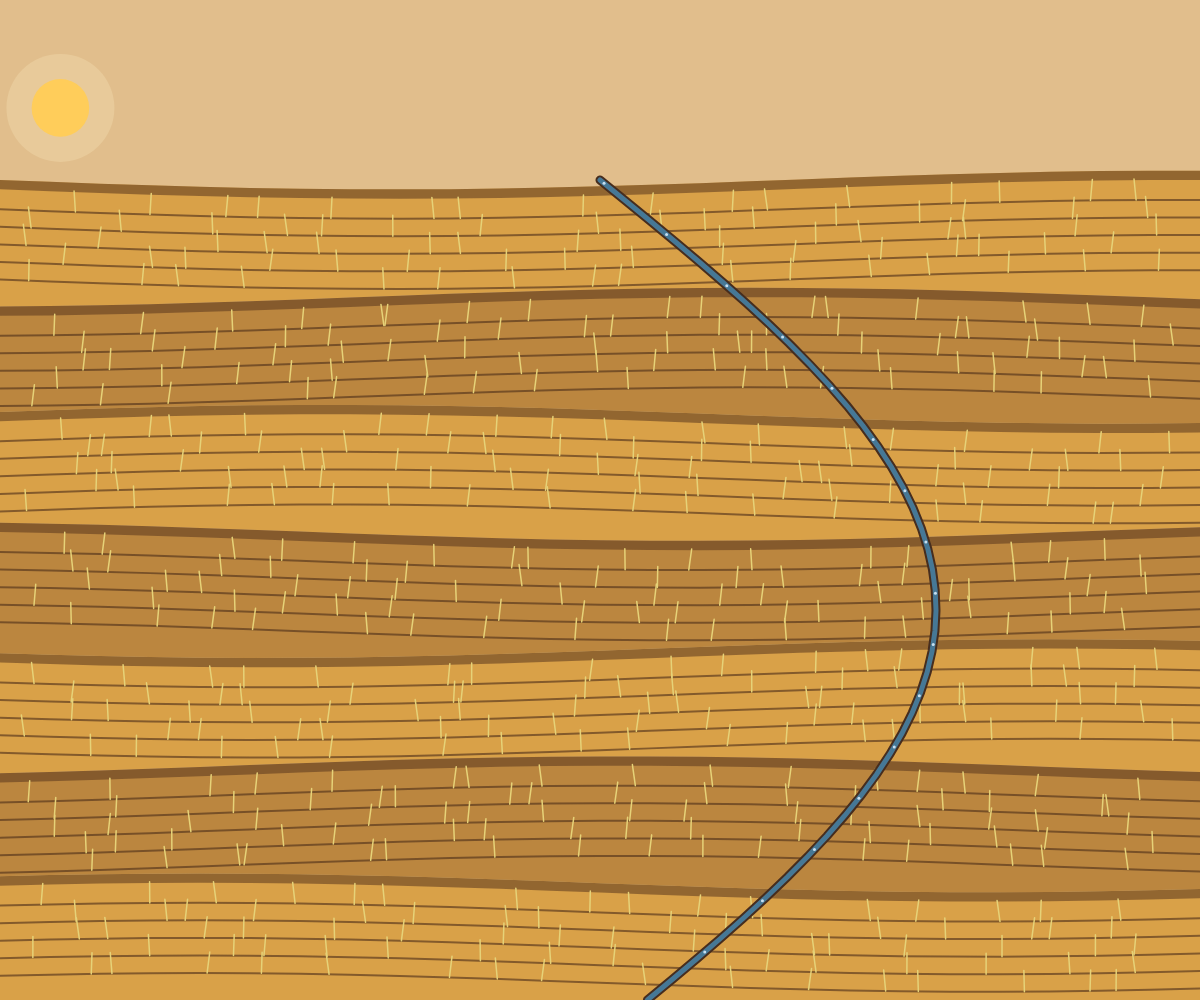
Frame 1 (no input)
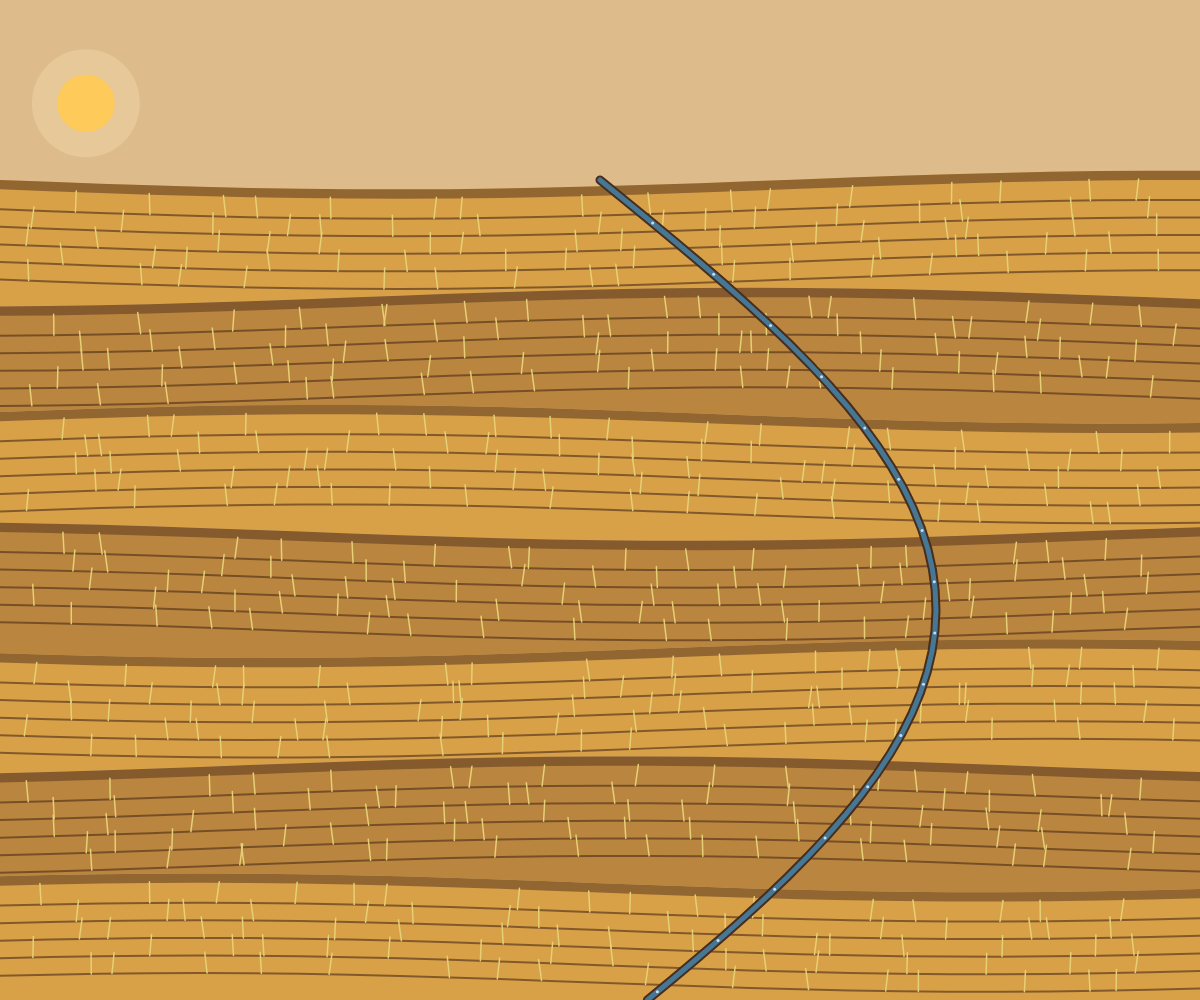
Frame 60 (no input)
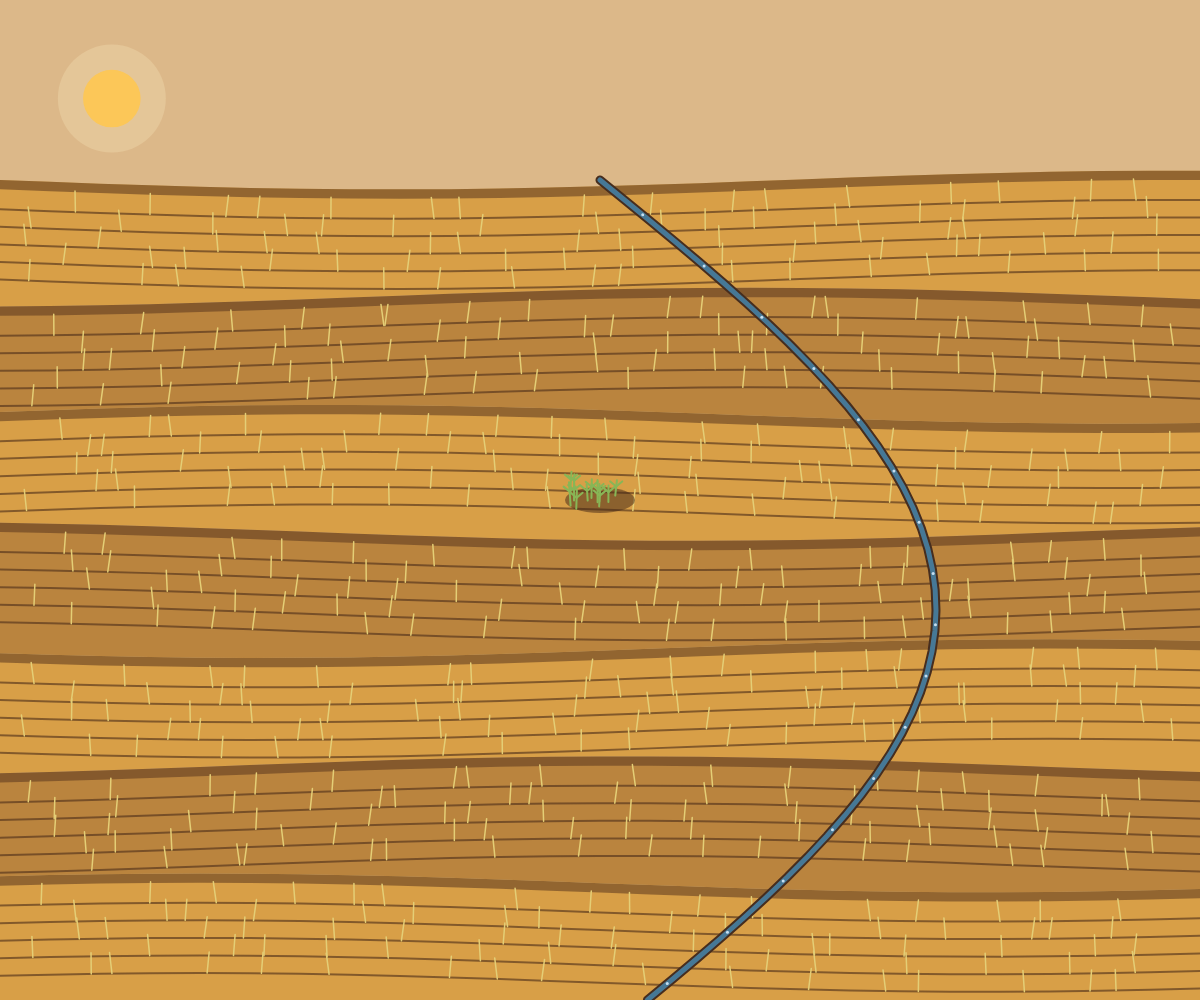
Frame 120 (the mouse pressed at the canvas centre since frame 60)

The p5.js sketch that drew these frames (run headless with seeded random() and noise() and a simulated clock; from frame 60 on, the mouse is pressed at the canvas centre):

// p5.js sketch
// ── sketch.js
// Ancient agriculture: a terraced hillside under a drifting sun. The crop sways
// on its own; a click tills a patch and sows shoots that grow over a few seconds.

const TERRACES = 7;
const MAX_SHOOTS = 300;
const GROW_FRAMES = 180;
let y0, th;
let stalks = [];   // the standing crop: {fx, t, k, ph}
let shoots = [];   // sown by the viewer: {fx, fy, born, h, ph}
let tilled = [];   // dark soil where a click landed: {fx, fy, born}

function setup() {
  createCanvas(windowWidth, windowHeight);
  layout();
  // 16 stalks in each of 5 furrows on each terrace: enough to read as a field,
  // few enough that every one is a single line() per frame.
  for (let t = 0; t < TERRACES; t++)
    for (let k = 0; k < 5; k++)
      for (let n = 0; n < 16; n++)
        stalks.push({ fx: 0.02 + ((n + random()) / 16) * 0.96, t, k, ph: random(TWO_PI) });
  strokeCap(ROUND);
}

function layout() {
  y0 = height * 0.18;               // sky above, field below
  th = (height - y0) / TERRACES;
}

function windowResized() { resizeCanvas(windowWidth, windowHeight); layout(); }

// Top edge of terrace i at x: a slow wave so the steps read as land, not ruled lines.
function edgeY(i, x) { return y0 + i * th + sin(x * 0.004 + i * 1.7) * th * 0.08; }

// The irrigation channel's path, t from the crest (0) to the foot of the hill (1).
function channelX(t) { return width * (0.5 + 0.28 * sin(t * 3.0)); }
function channelY(t) { return y0 + t * (height - y0); }

function draw() {
  // frameCount keeps time so the sketch moves on its own with no clock or input.
  const s = (frameCount * 0.0004) % 1;                   // the sun's day: 0 dawn, 1 dusk
  const tint = lerpColor(color(255, 205, 90), color(200, 70, 50), s);
  background(lerpColor(color(225, 190, 140), color(120, 60, 70), s));

  // the sun, low, drifting left to right along a shallow arc
  const sx = width * (0.05 + 0.9 * s);
  const sy = y0 * 0.6 - sin(s * PI) * y0 * 0.35;
  noStroke();
  fill(255, 240, 200, 60); circle(sx, sy, y0 * 0.6);
  fill(tint); circle(sx, sy, y0 * 0.32);

  // terraces: a filled band, a shadowed riser at its lip, five furrows
  const step = width / 24;
  for (let i = 0; i < TERRACES; i++) {
    const base = i % 2 === 0 ? color(196, 138, 62) : color(150, 96, 48);
    fill(lerpColor(base, tint, 0.35));
    noStroke();
    beginShape();
    for (let x = 0; x <= width + step; x += step) vertex(x, edgeY(i, x));
    for (let x = width + step; x >= 0; x -= step)
      vertex(x, i === TERRACES - 1 ? height + 2 : edgeY(i + 1, x));
    endShape(CLOSE);
    noFill();
    stroke(90, 55, 30, 140); strokeWeight(th * 0.08);
    beginShape();
    for (let x = 0; x <= width + step; x += step) vertex(x, edgeY(i, x) + th * 0.04);
    endShape();
    stroke(80, 48, 26, 160); strokeWeight(2);
    for (let k = 0; k < 5; k++) {
      const d = th * (0.25 + 0.15 * k);
      beginShape();
      for (let x = 0; x <= width + step; x += step) vertex(x, edgeY(i, x) + d);
      endShape();
    }
  }

  // the standing crop, swaying in every furrow
  const stalkCol = lerpColor(color(230, 210, 120), color(190, 120, 70), s);
  stroke(stalkCol); strokeWeight(1.5);
  for (const st of stalks) {
    const x = st.fx * width;
    const y = edgeY(st.t, x) + th * (0.25 + 0.15 * st.k);
    const sway = sin(frameCount * 0.05 + x * 0.03 + st.ph) * 3;
    line(x, y, x + sway, y - th * 0.18);
  }

  // the channel: its bed, its water, then glints running downhill
  noFill();
  stroke(70, 45, 30); strokeWeight(9);
  beginShape(); for (let j = 0; j <= 40; j++) vertex(channelX(j / 40), channelY(j / 40)); endShape();
  stroke(70, 120, 150); strokeWeight(5);
  beginShape(); for (let j = 0; j <= 40; j++) vertex(channelX(j / 40), channelY(j / 40)); endShape();
  noStroke(); fill(220, 240, 255, 220);
  for (let j = 0; j < 16; j++) {
    const t = (j / 16 + frameCount * 0.004) % 1;
    circle(channelX(t), channelY(t), 3);
  }

  // tilled soil, fading as the shoots take it over
  for (const p of tilled) {
    const a = 1 - constrain((frameCount - p.born) / GROW_FRAMES, 0, 1);
    fill(70, 42, 24, 200 * a);
    ellipse(p.fx * width, p.fy * height, 70, 26);
  }

  // the viewer's crop growing in: quick out of the soil, slow to ripen
  strokeWeight(2);
  for (const sh of shoots) {
    const age = constrain((frameCount - sh.born) / GROW_FRAMES, 0, 1);
    const grow = 1 - (1 - age) * (1 - age);
    const x = sh.fx * width, y = sh.fy * height;
    const sway = sin(frameCount * 0.05 + x * 0.03 + sh.ph) * 3 * grow;
    stroke(lerpColor(color(90, 170, 70), stalkCol, age));
    line(x, y, x + sway, y - sh.h * grow);
    if (grow > 0.4) {                                     // two leaves once it has height
      const lx = x + sway * 0.6, ly = y - sh.h * grow * 0.6;
      line(lx, ly, lx - 6, ly - 5);
      line(lx, ly, lx + 6, ly - 5);
    }
  }
}

function mousePressed() {
  // Sow a cluster where the click lands, kept on the field below the sky.
  const fy = constrain(mouseY, y0 + 4, height - 4) / height;
  tilled.push({ fx: mouseX / width, fy, born: frameCount });
  while (tilled.length > 40) tilled.shift();
  for (let n = 0; n < 12; n++) {
    shoots.push({
      fx: (mouseX + random(-32, 32)) / width,
      fy: constrain(mouseY + random(-10, 10), y0 + 4, height - 4) / height,
      born: frameCount, h: random(th * 0.22, th * 0.36), ph: random(TWO_PI),
    });
  }
  while (shoots.length > MAX_SHOOTS) shoots.shift();
}
